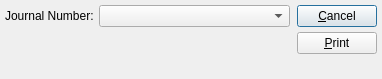
<ui version="4.0" >
 <author></author>
 <comment>This file is part of the xTuple ERP: PostBooks Edition, a free and
open source Enterprise Resource Planning software suite,
Copyright (c) 1999-2010 by OpenMFG LLC, d/b/a xTuple.
It is licensed to you under the Common Public Attribution License
version 1.0, the full text of which (including xTuple-specific Exhibits)
is available at www.xtuple.com/CPAL.  By using this software, you agree
to be bound by its terms.</comment>
 <exportmacro></exportmacro>
 <class>printJournal</class>
 <widget class="QDialog" name="printJournal" >
  <property name="geometry" >
   <rect>
    <x>0</x>
    <y>0</y>
    <width>382</width>
    <height>79</height>
   </rect>
  </property>
  <property name="windowTitle" >
   <string>Report Parameters - Sales Journal</string>
  </property>
  <layout class="QHBoxLayout" >
   <property name="margin" >
    <number>5</number>
   </property>
   <property name="spacing" >
    <number>7</number>
   </property>
   <item>
    <layout class="QVBoxLayout" >
     <property name="margin" >
      <number>0</number>
     </property>
     <property name="spacing" >
      <number>0</number>
     </property>
     <item>
      <layout class="QHBoxLayout" >
       <property name="margin" >
        <number>0</number>
       </property>
       <property name="spacing" >
        <number>5</number>
       </property>
       <item>
        <widget class="QLabel" name="_journalNumberLit" >
         <property name="text" >
          <string>Journal Number:</string>
         </property>
        </widget>
       </item>
       <item>
        <widget class="XComboBox" name="_journalNumber" >
         <property name="sizePolicy" >
          <sizepolicy>
           <hsizetype>7</hsizetype>
           <vsizetype>0</vsizetype>
           <horstretch>0</horstretch>
           <verstretch>0</verstretch>
          </sizepolicy>
         </property>
        </widget>
       </item>
      </layout>
     </item>
     <item>
      <spacer>
       <property name="orientation" >
        <enum>Qt::Vertical</enum>
       </property>
       <property name="sizeType" >
        <enum>QSizePolicy::Expanding</enum>
       </property>
       <property name="sizeHint" >
        <size>
         <width>20</width>
         <height>32</height>
        </size>
       </property>
      </spacer>
     </item>
    </layout>
   </item>
   <item>
    <layout class="QVBoxLayout" >
     <property name="margin" >
      <number>0</number>
     </property>
     <property name="spacing" >
      <number>0</number>
     </property>
     <item>
      <layout class="QVBoxLayout" >
       <property name="margin" >
        <number>0</number>
       </property>
       <property name="spacing" >
        <number>5</number>
       </property>
       <item>
        <widget class="QPushButton" name="_close" >
         <property name="text" >
          <string>&amp;Cancel</string>
         </property>
        </widget>
       </item>
       <item>
        <widget class="QPushButton" name="_print" >
         <property name="text" >
          <string>&amp;Print</string>
         </property>
        </widget>
       </item>
      </layout>
     </item>
     <item>
      <spacer>
       <property name="orientation" >
        <enum>Qt::Vertical</enum>
       </property>
       <property name="sizeType" >
        <enum>QSizePolicy::Expanding</enum>
       </property>
       <property name="sizeHint" >
        <size>
         <width>20</width>
         <height>20</height>
        </size>
       </property>
      </spacer>
     </item>
    </layout>
   </item>
  </layout>
 </widget>
 <layoutdefault spacing="6" margin="11" />
 <pixmapfunction>qPixmapFromMimeSource</pixmapfunction>
 <customwidgets>
  <customwidget>
   <class>XComboBox</class>
   <extends>QComboBox</extends>
   <header>xcombobox.h</header>
   <container>0</container>
   <pixmap></pixmap>
  </customwidget>
 </customwidgets>
 <tabstops>
  <tabstop>_journalNumber</tabstop>
  <tabstop>_print</tabstop>
  <tabstop>_close</tabstop>
 </tabstops>
 <includes/>
 <resources/>
 <connections>
  <connection>
   <sender>_close</sender>
   <signal>clicked()</signal>
   <receiver>printJournal</receiver>
   <slot>reject()</slot>
   <hints>
    <hint type="sourcelabel" >
     <x>20</x>
     <y>20</y>
    </hint>
    <hint type="destinationlabel" >
     <x>20</x>
     <y>20</y>
    </hint>
   </hints>
  </connection>
 </connections>
</ui>
